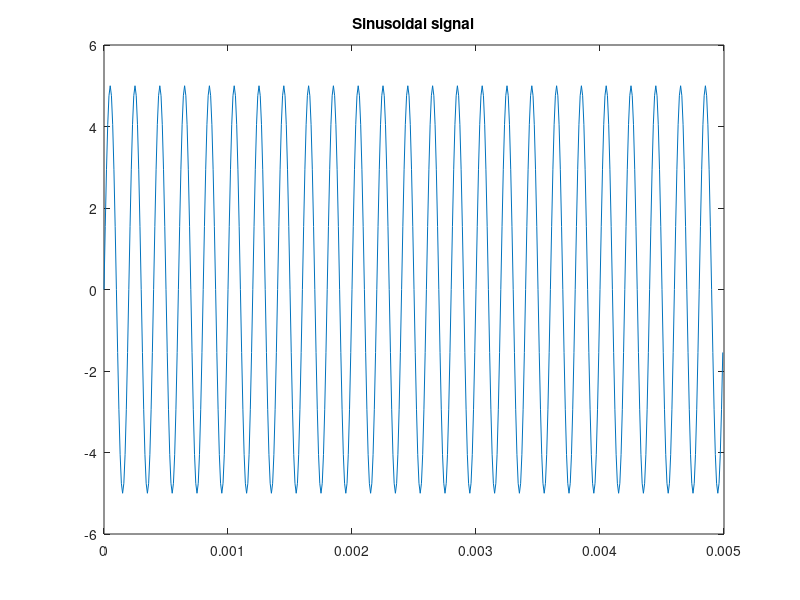
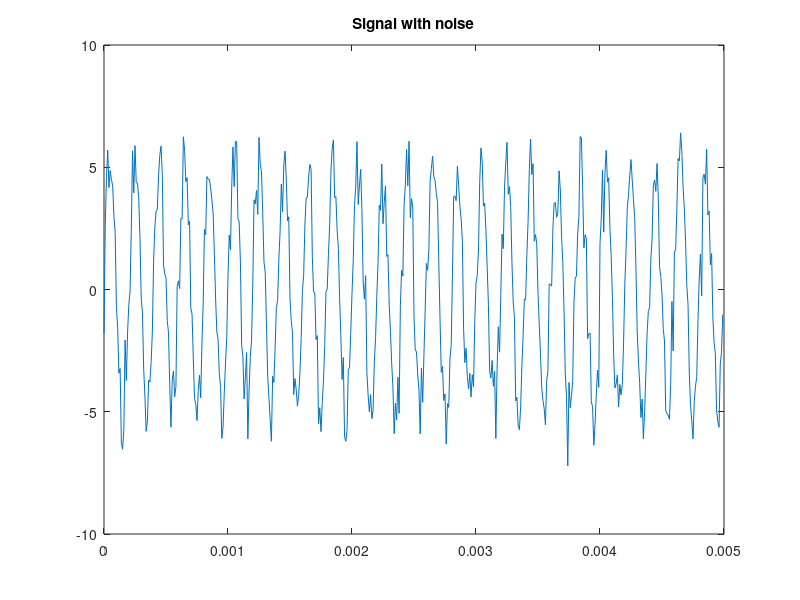
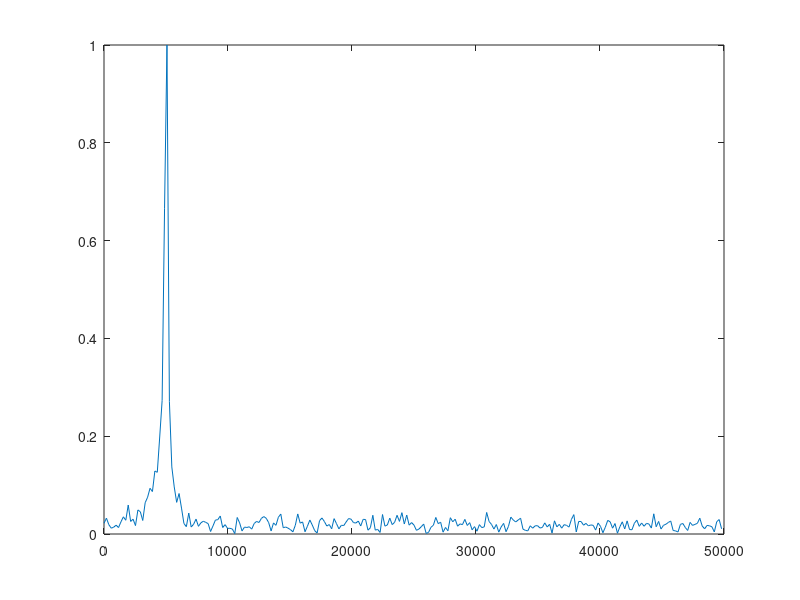

Here is the MATLAB script that generated these plots, in order: (Note: this script raises an error after producing the figures.)
clc;
clear all;
fs = 100e3;
f  = 5e3;
ts = 1/fs;
t  = 0:ts: 5e-3-ts
X  = 5 * sin (2* pi* f * t);
Z  = awgn(X, 1);

% plot the output - sinusoidal signal;
figure;
plot(t,X);
title('Sinusoidal signal');

% Plot 2 - signal with noise
figure;
plot(t,Z);
title('Signal with noise');

nfft  = length(Z)
nfft2 = 2^nextpow2(nfft);

% fast fourier transformation
Fy = fft(Z, nfft2);
Fy = Fy(1:nfft2/2);

xfft = fs * (0:nfft2/2 - 1)/nfft2;

% plot3
figure;
plot(xfft, abs( Fy/max(Fy)));

order = 2; % order of filter
wc = f/(fs/2); % sampling rate
% Butterworth filter
[b,a] = butter(order, wc, 'fdesign.lowpass');
x_f_iir = filter(b,a,Z);

figure;
plot(t,x_f_iir);
title('Filtered Sinusoidal Wave');
